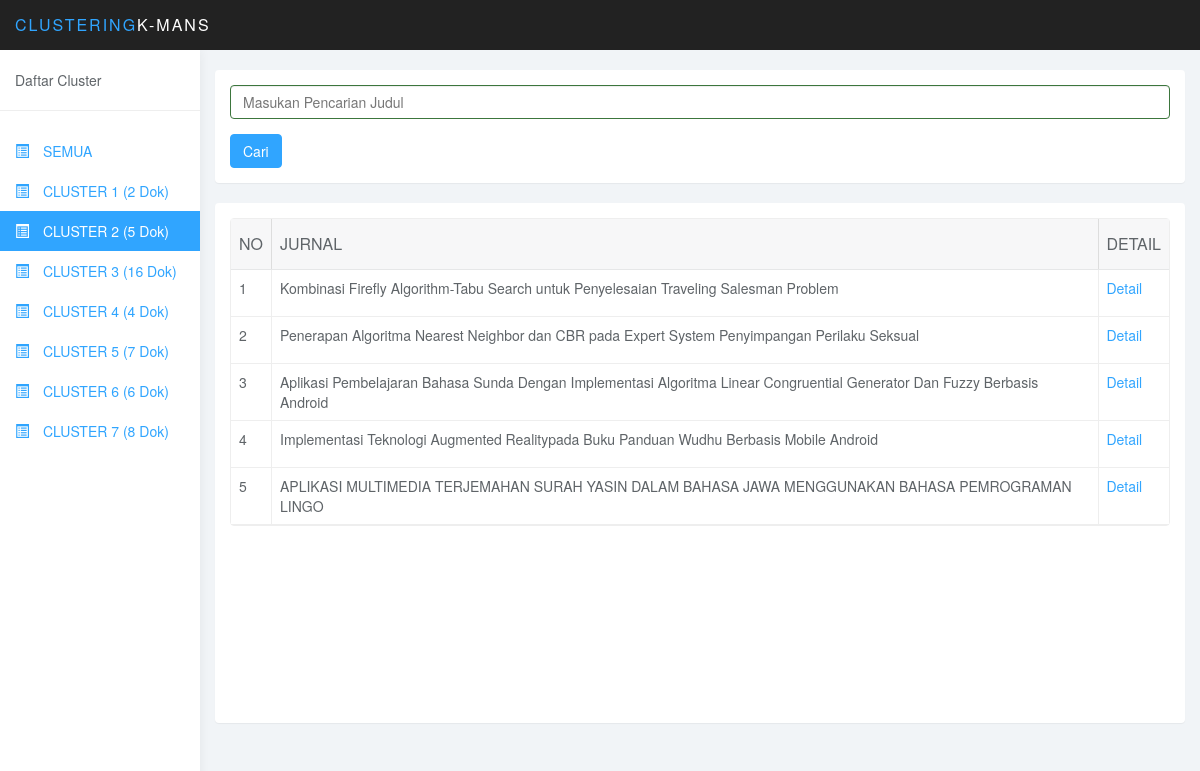
The page /index.php/jurnal?cluster=2 on the database its author committed.
### tables this page shows
CREATE TABLE `cluster` (
  `id_cluster` int(11) NOT NULL AUTO_INCREMENT,
  `dokumen_id` int(11) DEFAULT NULL,
  `term_tfidf` double DEFAULT NULL,
  `cluster` int(11) DEFAULT NULL,
  PRIMARY KEY (`id_cluster`)
);

CREATE TABLE `dokumen_m` (
  `dokumen_id` int(11) NOT NULL AUTO_INCREMENT,
  `dokumen_judul` varchar(400) DEFAULT NULL,
  `dokumen_tahun` varchar(10) DEFAULT NULL,
  `nama` varchar(100) DEFAULT NULL,
  `fakultas` varchar(100) DEFAULT NULL,
  `jurusan` varchar(100) DEFAULT NULL,
  `abstrak` text,
  `url` varchar(300) DEFAULT NULL,
  PRIMARY KEY (`dokumen_id`)
);

### application/controllers/jurnal.php (called while the page is built, shortened)
<?php if ( ! defined('BASEPATH')) exit('No direct script access allowed');
class Jurnal extends CI_Controller {
    function __construct(){
        $this->load->helper('url');
        $this->load->database();
        $this->load->model('tabel');
    }
    public function index()
    {
        $data['dokumen'] = $this->tabel->ambil_dokumen();
        $data['cluster'] = $this->tabel->ambil_cluster();
        if(isset($_GET['cluster']) && $_GET['cluster'] <> ""){
            $cluster = ($_GET['cluster']-1);
            $data['dokumen'] = $this->tabel->ambil_dokumen_by_cluster($cluster);
        }
        $this->load->view('jurnal',$data);
    }
}

### index.php (called while the page is built, shortened)
<?php
require_once BASEPATH.'core/CodeIgniter.php';

### application/models/tabel.php (called while the page is built, shortened)
<?php
class Tabel extends CI_Model {
    public function ambil_dokumen_by_cluster($cluster) {
        $query = $this->db->query('SELECT * FROM dokumen_m
                                    JOIN cluster ON cluster.`dokumen_id`=dokumen_m.`dokumen_id`
                                    WHERE cluster='.$cluster.' ORDER BY dokumen_tahun DESC');
        $result = $query->result();
        return $result;
    }
}
?>

### application/views/jurnal.php (the view, shortened to what this page needs)
<!DOCTYPE html>
<html>
<head>
<link href="<?php echo base_url(); ?>assets/css/bootstrap.min.css" rel="stylesheet">
<link href="<?php echo base_url(); ?>assets/css/bootstrap-table.css" rel="stylesheet">
<link href="<?php echo base_url(); ?>assets/css/styles.css" rel="stylesheet">
</head>
<body>
    <?php include 'headerJurnal.php';?>
    <?php include 'menuBarJurnal.php';?>
    <div class="col-sm-9 col-sm-offset-3 col-lg-10 col-lg-offset-2 main">
        <div class="row">
            <div class="col-lg-12">
                <br>
            </div>
        </div>
        <div class="row">
            <div class="col-md-12">
                <div class="panel panel-info">
                    <div class="panel-body">
                        <?php
                        if(isset($_GET['cluster']) && !isset($_GET['data'])){
                            $url = site_url('jurnal?cluster='.$_GET['cluster']);
                            $isiData = "";
                        }else if(isset($_GET['cluster']) && isset($_GET['data'])){
                            $url = site_url('jurnal?cluster='.$_GET['cluster'].'&data='.$_GET['data']);
                            $isiData = $_GET['data'];
                            $cluster = $_GET['cluster'];
                        }else if(isset($_GET['data']) && !isset($_GET['cluster'])){
                            $url = site_url('jurnal');
                            $isiData = $_GET['data'];
                            $cluster = null;
                        }else{
                            $url = site_url('jurnal');
                            $isiData = "";
                            $cluster = null;
                        }
                        ?>
                        <form method="get" action=<?php echo $url;?>>
                            <div class="form-group has-success">
                                <input value="<?php echo $isiData;?>" class="form-control" name="data" placeholder="Masukan Pencarian Judul">
                            </div>
                            <button type="submit" class="btn btn-primary">Cari</button>
                        </form>
                    </div>
                </div>
            </div>
            <div class="col-md-12">
                <div class="panel panel-info" style="min-height: 520px">
                    <div class="panel-body">
                        <table data-toggle="table" data-url="" data-pagination=<?php echo (count($dokumen)>10)? "true" : "";?>>
                            <thead>
                                <tr>
                                    <th>NO</th>
                                    <th>JURNAL</th>
                                    <th>DETAIL</th>
                                </tr>
                            </thead>
                            <tbody>
                                <?php
                                $no = 1;
                                foreach($dokumen as $value)
                                {
                                    echo "<tr>";
                                    echo "
                                        <td>".$no."</td>
                                        <td>".$value->dokumen_judul."</td>
                                        <td><a class=\"detail\" href=\"#\" data-nilai=\"".$value->dokumen_id."\" data-toggle=\"modal\" data-target=\"#basicModal1\">Detail</a></p></td>
                                        ";
                                    echo "</tr>";
                                    $no++;
                                }
                                ?>
                            </tbody>
                        </table>
                    </div>
                </div>
            </div>
        </div>
    </div>
</body>
</html>

### assets/css/styles.css (style rules this page uses)
body { background: #f1f4f7; padding-top: 50px; color: #5f6468; }
a, a:hover, a:focus { color: #30a5ff; }
.form-control { border: 1px solid #eee; box-shadow: none; }
.btn-primary, .btn-primary:hover, .btn-primary:focus, .btn-primary:active, .btn-primary.active, .open > .dropdown-toggle.btn-primary, .btn-primary.disabled, .btn-primary[disabled], fieldset[disabled] .btn-primary, .btn-primary.disabled:hover, .btn-primary[disabled]:hover, fieldset[disabled] .btn-primary:hover, .btn-primary.disabled:focus, .btn-primary[disabled]:focus, fieldset[disabled] .btn-primary:focus, .btn-primary.disabled:active, .btn-primary[disabled]:active, fieldset[disabled] .btn-primary:active, .btn-primary.disabled.active, .btn-primary[disabled].active, fieldset[disabled] .btn-primary.active { background-color: #30a5ff; border-color: #30a5ff; }
.panel { border: 0; }
.table { background: #fff; }

### rows shown on the page
cluster: dokumen.dokumen_judul "Kombinasi Firefly Algorithm-Tabu Search untuk Penyelesaian Traveling Salesman Problem"
cluster: dokumen.dokumen_judul "Penerapan Algoritma Nearest Neighbor dan CBR pada Expert System Penyimpangan Perilaku Seksual"
cluster: dokumen.dokumen_judul "Aplikasi Pembelajaran Bahasa Sunda Dengan Implementasi Algoritma Linear Congruential Generator Dan Fuzzy Berbasis Android"
cluster: dokumen.dokumen_judul "Implementasi Teknologi Augmented Realitypada Buku Panduan Wudhu Berbasis Mobile Android"
cluster: dokumen.dokumen_judul "APLIKASI MULTIMEDIA TERJEMAHAN SURAH YASIN DALAM BAHASA JAWA MENGGUNAKAN BAHASA PEMROGRAMAN LINGO"

### other values the page prints
$value->jumlah "2"
$value->jumlah "5"
$value->jumlah "16"
$value->jumlah "4"
$value->jumlah "7"
$value->jumlah "6"
$value->jumlah "8"
